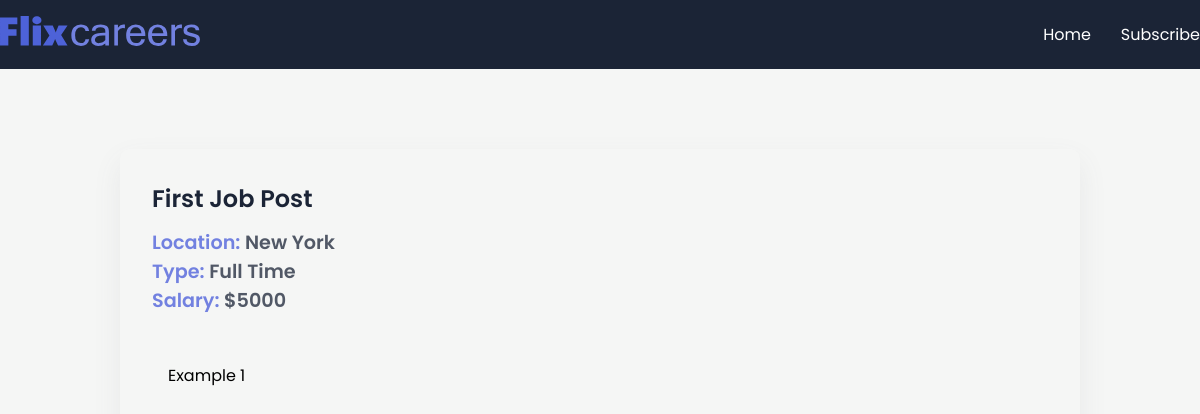
The app's page /job/1/ with its own data.
### MainApp/models.py (models this page shows, shortened)
class JobPost(models.Model):
    JOB_TYPE_CHOICES = [
        ('Full Time', 'Full Time'),
        ('Part Time', 'Part Time'),
    ]
    title = models.CharField(max_length=200)
    description = models.TextField()
    date = models.DateTimeField(auto_now_add=True)
    expiry = models.DateField(null=True)
    salary = models.IntegerField()
    slug = models.SlugField(null=True, max_length=40, unique=True)
    location = models.OneToOneField(Location, on_delete=models.CASCADE, null=True)
    author = models.ForeignKey(Author, on_delete=models.CASCADE, null=True)
    skills = models.ManyToManyField(Skills)
    type = models.CharField(max_length=200, choices=JOB_TYPE_CHOICES, default='Full Time')
    def __str__(self):
        return f"{self.title} with salary {self.salary}"

class Location(models.Model):
    street = models.CharField(max_length=200)
    city = models.CharField(max_length=200)
    state = models.CharField(max_length=200)
    zip = models.CharField(max_length=200)
    country = models.CharField(max_length=200)

### MainApp/views.py (the view)
# urls.py: path('job/<int:id>/', views.job_detail, name='job_detail')
def job_detail(request, id):
    try:
        if id == 0:
            return redirect(reverse('home'))
        job = JobPost.objects.get(id=id)
        print(job)
        contexts = {
            'job': job
        }
        return render(request, 'mainapp/job_detail.html', contexts)
    except:
        return HttpResponseNotFound('Not Found!')

### MainApp/templates/mainapp/job_detail.html (shortened to what this page needs)
{% extends 'base.html' %}
{% block content %}
  <section>
    <div class="container">
      <div class="view-post">
        <h1 class="jobtitle">
          {{job.title}}
        </h1>
        <p class="location it">Location: <span>{{job.location.city}}</span></p>
        <p class="status it">Type: <span>{{job.type}}</span></p>
        <p class="budget it">Salary: <span>${{job.salary}}</span></p>
        <div class="desc">
          <p class="details">
            {{job.description}}
          </p>
        </div>
      </div>
    </div>
  </section>
{% endblock content %}

### MainApp/static/mainapp/style.css (style rules this page uses)
* { margin: 0; padding: 0; box-sizing: border-box; font-family: "Poppins", sans-serif; }
:root { --blue: #4d62d8; --lblue: #7281e0; --card: #fdfdfd; --shadow: #64646f17 0px 12px 29px 0px; --nav: #1b2436; }
body { background: #f5f6f5; }
.container { max-width: 1200px; margin: auto; }
.view-post { width: 80%; border-radius: 10px; box-shadow: var(--shadow); margin: 5em auto; padding: 2em; }
.desc { max-height: 300px; overflow-y: scroll; margin: 2em 0; padding: 1em; }
.jobtitle { font-size: 1.5rem; color: var(--nav); font-weight: 600; margin-bottom: 0.5em; }
.it { font-size: 1.2rem; font-weight: 600; color: var(--lblue); }
.it span { color: #1b2436c0; }

### records on screen
JobPost: title "First Job Post", location.city "New York", type "Full Time", salary "5000", description "Example 1"
